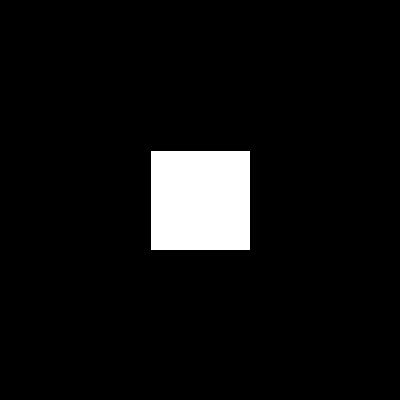
Frame 1 (no input)
Frame 60 (the mouse pressed at the canvas centre just before this capture): identical to frame 1, image omitted
Frame 120 (the mouse held since frame 60 and released just before this capture): identical to frame 1, image omitted

The Processing sketch that drew this single still picture (run headless with seeded random() and noise(); from frame 60 on, the mouse is pressed at the canvas centre):

// Processing sketch: duration
// ── duration.pde
Wave dWave = new Wave(0, 1, 100, 100);
float duration;
boolean isOn;
int count;

void setup() {
  size(400, 400);
  rectMode(CENTER);
}


void draw() {
  background(0); 
  count ++;
  if (count > duration) {
    count = 0;
    isOn = !isOn; 
    duration = dWave.wave();
  }
  if (isOn) rect(width/2, height/2, 100, 100);
}


// ── Wave.pde
class Wave {
  float t, f, a, o;

  Wave(float _t, float _f, float _a, float _o) {
    t = _t;
    f = _f;
    a = _a;
    o = _o;
  }

  float  wave() {
    t+=f;
    return sin(t)*a + o;
  }
}
